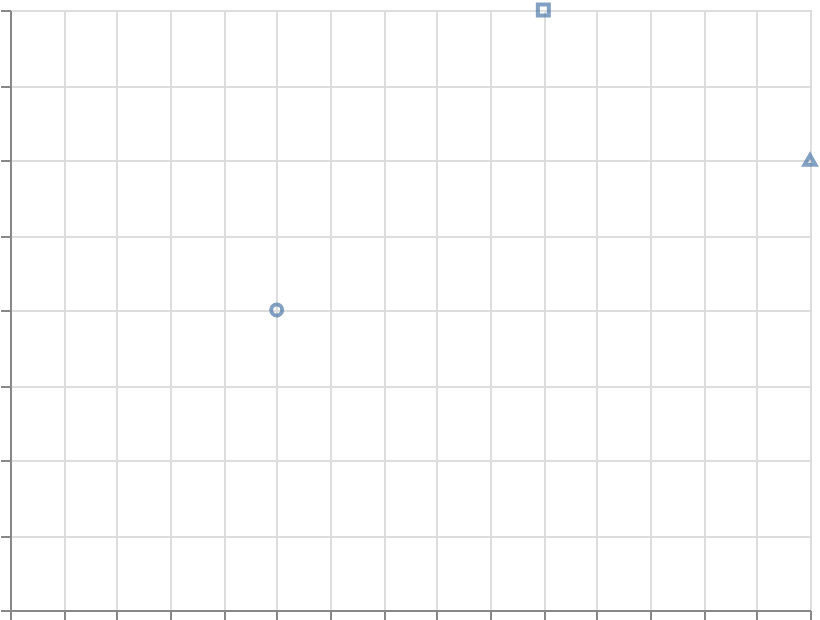

Express this chart as Vega-Lite.
### Vega-Lite specification from a JSON file in a GitHub repository (floating-point values rounded to 4 significant figures)
{"$schema": "https://vega.github.io/schema/vega-lite/v6.json", "width": 400, "height": 300, "padding": 5, "autosize": "none", "data": {"name": "table", "values": [{"x": 1, "y": 2, "cat": "A"}, {"x": 2, "y": 4, "cat": "B"}, {"x": 3, "y": 3, "cat": "C"}]}, "mark": "point", "encoding": {"x": {"field": "x", "type": "quantitative"}, "y": {"field": "y", "type": "quantitative"}, "shape": {"field": "cat", "type": "nominal", "legend": null}}}
